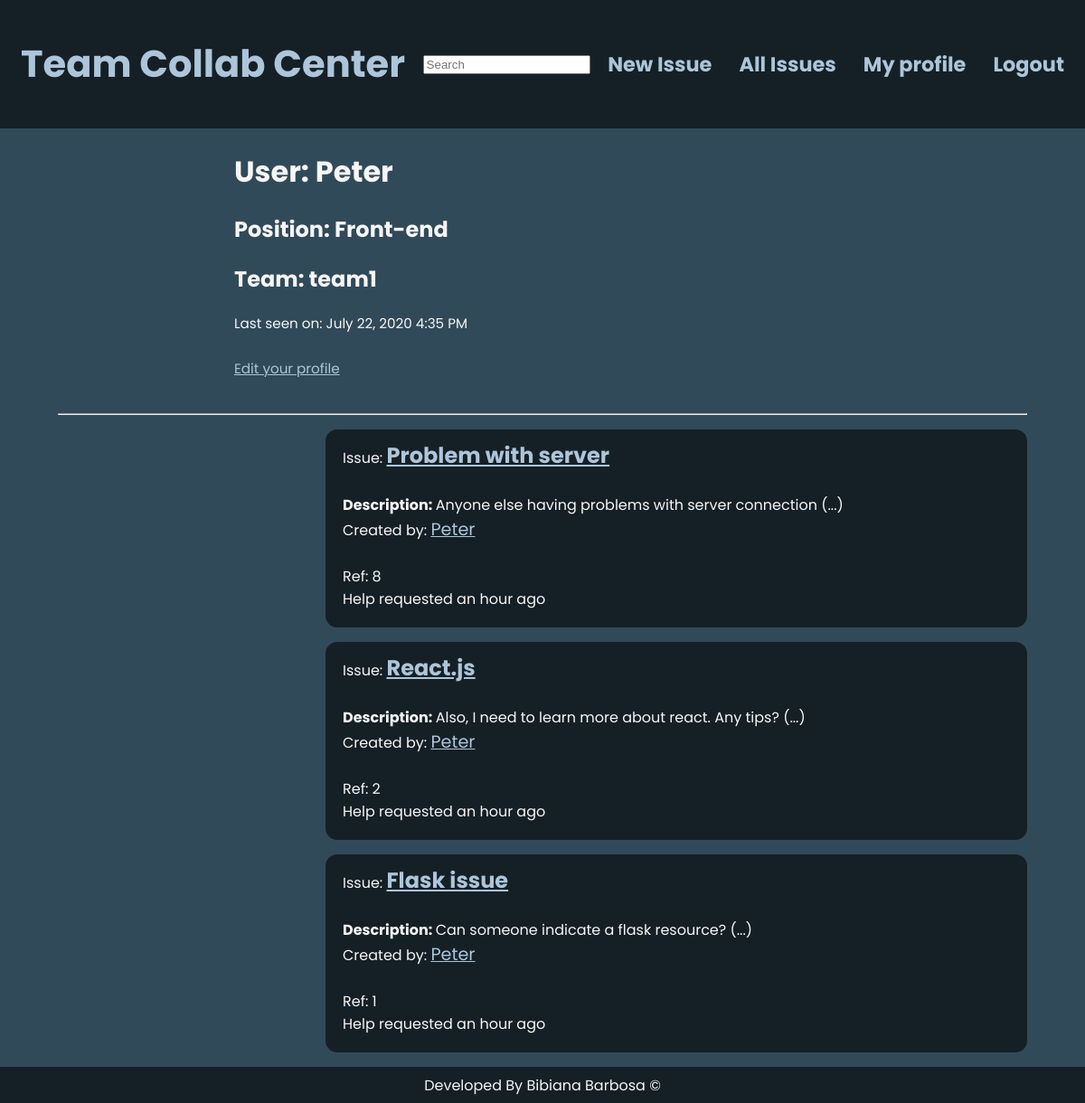
Page /user/Peter (signed in) on the committed database.
### app/models.py (models this page shows, shortened)
class User(UserMixin, db.Model):
    __tablename__='users'
    id = db.Column(db.Integer, primary_key=True)
    username = db.Column(db.String(64), index=True, unique=True)
    email = db.Column(db.String(120), index=True, unique=True)
    password_hash = db.Column(db.String(128))
    posts = db.relationship('Post', backref='author', lazy='dynamic')
    position_id = db.Column(db.Integer, db.ForeignKey('position.id'))
    about_me = db.Column(db.String(240))
    last_seen = db.Column(db.DateTime, default=datetime.utcnow)
    team_id = db.Column(db.Integer, db.ForeignKey('teams.id'))
    comments = db.relationship('Comment', backref='comment_author', lazy='dynamic')

class Position(db.Model):
    __tablename__='position'
    id = db.Column(db.Integer, primary_key=True)
    name = db.Column(db.String(64), unique=True)
    members = db.relationship('User', backref='position_members')

class Team(db.Model):
    __tablename__='teams'
    id = db.Column(db.Integer, primary_key=True)
    name = db.Column(db.String(64), unique=True)
    members = db.relationship('User', backref='team_members')
    team_posts = db.relationship('Post', backref='team_posts')

class SearchableMixin(object):
    @classmethod
    def before_commit(cls, session):
        session._changes = {
            'add': list(session.new),
            'update': list(session.dirty),
            'delete': list(session.deleted)
        }
    @classmethod
    def after_commit(cls, session):
        for obj in session._changes['add']:
            if isinstance(obj, SearchableMixin):
                add_to_index(obj.__tablename__, obj)
        for obj in session._changes['update']:
            if isinstance(obj, SearchableMixin):
                add_to_index(obj.__tablename__, obj)
        for obj in session._changes['delete']:
            if isinstance(obj, SearchableMixin):
                remove_from_index(obj.__tablename__, obj)
        session._changes = None

class Post(SearchableMixin, db.Model):
    __searchable__ = ['title', 'description', 'id']
    __tablename__='posts'
    id = db.Column(db.Integer, primary_key=True)
    title = db.Column(db.String(64))
    description = db.Column(db.String(1000))
    timestamp = db.Column(db.DateTime, index=True, default=datetime.utcnow)
    user_id = db.Column(db.Integer, db.ForeignKey('users.id'))
    team_id = db.Column(db.Integer, db.ForeignKey('teams.id'))
    comments = db.relationship('Comment', backref='comment_ticket', lazy='dynamic')

### app/routes.py (the view)
@app.route('/user/<username>')
@login_required
def user(username):
    user = User.query.filter_by(username=username).first_or_404()
    page = request.args.get('page', 1, type=int)
    posts = Post.query.filter_by(user_id=user.id).order_by(
        Post.timestamp.desc()).paginate(
        page, app.config['POSTS_PER_PAGE'], False)
    next_url = url_for('user', username=user.username, page=posts.next_num) \
        if posts.has_next else None
    prev_url = url_for('user', username=user.username, page=posts.prev_num) \
        if posts.has_prev else None
    return render_template('user.html', user=user, posts=posts.items,
                           next_url=next_url, prev_url=prev_url)

### app/forms.py
class SearchForm(FlaskForm):
    q = StringField(('Search'), validators=[DataRequired()])
    def __init__(self, *args, **kwargs):
        if 'formdata' not in kwargs:
            kwargs['formdata'] = request.args
        if 'csrf_enabled' not in kwargs:
            kwargs['csrf_enabled'] = False
        super(SearchForm, self).__init__(*args, **kwargs)

### app/models.py (called while the page is built)
@login.user_loader
def load_user(id):
    return User.query.get(int(id))

### app/routes.py (called while the page is built)
@app.before_request
def before_request():
    if current_user.is_authenticated:
        current_user.last_seen = datetime.utcnow()
        db.session.commit()
        g.search_form = SearchForm()

### app/templates/user.html (shortened to what this page needs)
{% extends "base.html" %}
{% block content %}
    <table class="user-table">
        <tr valign="top">
            <td>
                <h1>User: {{ user.username }}</h1>
                <h2>Position: {{ user.position_members.name }}</h2>
                <h2>Team: {{ user.team_members.name }}</h2>
                {% if user.last_seen %}
                    <p>Last seen on: {{ moment(user.last_seen).format('LLL') }}</p>
                {% endif %}
                {% if user == current_user %}
                <p><a href="{{ url_for('edit_profile') }}">Edit your profile</a></p>
                {% endif %}
            </td>
        </tr>
    </table>
    <div class="main-body">
    <hr class="hr-usertable">
    <div class="container">
        {% for post in posts %}
        {% include '_post.html' %}
    {% endfor %}
        </div>
{% endblock %}

### app/templates/_post.html (shortened to what this page needs)
<div class="posts-wrapper">
    <table class="posts-issues-table>
        <tr valign="top">
            <td>
                Issue: <b><a class="issue-name" href="{{ url_for('post_view', id=post.id) }}">{{ post.title }}</a></b>
                <br>
                <br>
                <b><span>Description: </span></b>
                {% if post.description|length < 20 %}
                    {{ post.description }}
                {% else %}
                    {{ post.description[0:50] }} (...)
                {% endif %}
                <br>
                Created by: <a class="creator-name" href="{{ url_for('user', username=post.author.username) }}">
                    {{ post.author.username }}
                </a>
                <br>
                <br>
                Ref: {{ post.id }}
                <br>
                Help requested {{ moment(post.timestamp).fromNow() }}
            </td>
    </table>
</div>

### app/static/styles/base/style.css (style rules this page uses)
.posts-wrapper { background-position: center; padding: 0.5rem 1rem 1rem 1rem; background-color: #152026; margin: 1rem 4rem 1rem 30%; border-radius: 13px; color: #F6F6F6; }
.posts-wrapper a { color: #ADC5D9; text-decoration: underline; cursor: pointer; }
.posts-wrapper .issue-name { font-size: 1.5rem; }
.posts-wrapper .creator-name { font-size: 1.2rem; }
.user-table { padding: 0 10rem; min-width: 90%; min-height: 100%; margin: 0 0 0.5rem 6rem; }
.hr-usertable { margin: 0 4rem 0 4rem; }
* { -webkit-box-sizing: border-box; box-sizing: border-box; }
body { font-family: 'Poppins', sans-serif; color: #F6F6F6; margin: 0; background-color: #314A59; }
body a { color: #ADC5D9; }
p { font-size: .95em; margin-bottom: 1.8em; }
.container { min-height: 80vh; }

### rows in the picture
User: username "Peter", last_seen "July 22, 2020 4:35 PM"
Position: position_members.name "Front-end"
Team: team_members.name "team1"
Post: title "Problem with server", description "Anyone else having problems with server connection", author.username "Peter", id "8", timestamp "an hour ago"
Post: title "React.js", description "Also, I need to learn more about react. Any tips?", author.username "Peter", id "2", timestamp "an hour ago"
Post: title "Flask issue", description "Can someone indicate a flask resource?", author.username "Peter", id "1", timestamp "an hour ago"
